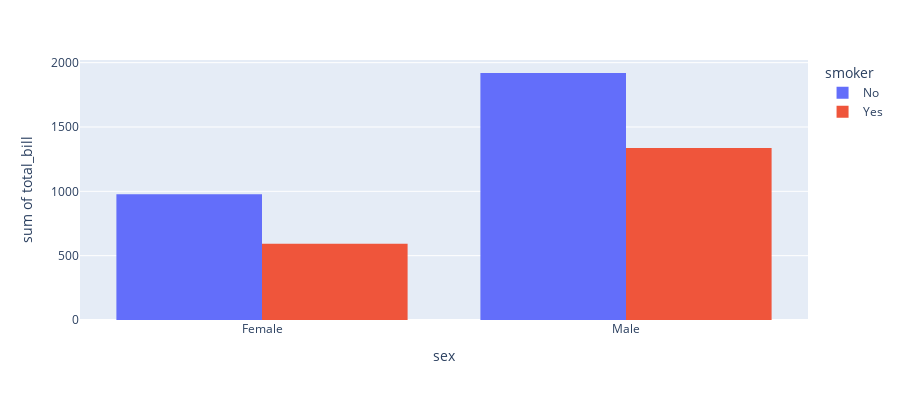

Here is the notebook cell this chart was saved with:
### Code cell
#Bar Graph 7
df = px.data.tips()
bar_graph7 = px.histogram(df, x="sex", y="total_bill",
             color='smoker', barmode='group',
             height=400)
bar_graph7.show()

### Figure 1 — Plotly figure (JSON) as saved in the notebook; plotly's stock layout.template omitted (floating-point values rounded to 4 significant figures; data arrays with more than 128 entries replaced by an {"elided": "..."} marker saying what was removed)
{"data": [{"alignmentgroup": "True", "bingroup": "x", "histfunc": "sum", "hovertemplate": "smoker=No<br>sex=%{x}<br>sum of total_bill=%{y}<extra></extra>", "legendgroup": "No", "marker": {"color": "#636efa", "pattern": {"shape": ""}}, "name": "No", "offsetgroup": "No", "orientation": "v", "showlegend": true, "type": "histogram", "x": {"elided": "151 str values"}, "xaxis": "x", "y": {"elided": "151 float values"}, "yaxis": "y"}, {"alignmentgroup": "True", "bingroup": "x", "histfunc": "sum", "hovertemplate": "smoker=Yes<br>sex=%{x}<br>sum of total_bill=%{y}<extra></extra>", "legendgroup": "Yes", "marker": {"color": "#EF553B", "pattern": {"shape": ""}}, "name": "Yes", "offsetgroup": "Yes", "orientation": "v", "showlegend": true, "type": "histogram", "x": ["Male", "Male", "Male", "Male", "Male", "Male", "Female", "Male", "Female", "Female", "Male", "Male", "Male", "Male", "Female", "Female", "Male", "Male", "Male", "Male", "Female", "Female", "Female", "Female", "Male", "Male", "Male", "Female", "Male", "Female", "Female", "Female", "Male", "Male", "Male", "Male", "Male", "Male", "Male", "Male", "Female", "Male", "Male", "Male", "Male", "Male", "Male", "Female", "Male", "Female", "Male", "Male", "Female", "Male", "Male", "Male", "Male", "Female", "Female", "Male", "Male", "Female", "Female", "Female", "Male", "Female", "Male", "Male", "Male", "Female", "Male", "Male", "Female", "Female", "Female", "Male", "Male", "Male", "Female", "Male", "Female", "Male", "Male", "Female", "Female", "Female", "Male", "Male", "Male", "Male", "Male", "Female", "Male"], "xaxis": "x", "y": [38.01, 11.24, 20.29, 13.81, 11.02, 18.29, 3.07, 15.01, 26.86, 25.28, 17.92, 19.44, 32.68, 28.97, 5.75, 16.32, 40.17, 27.28, 12.03, 21.01, 11.35, 15.38, 44.3, 22.42, 15.36, 20.49, 25.21, 14.31, 16, 17.51, 10.59, 10.63, 50.81, 15.81, 7.25, 31.85, 16.82, 32.9, 17.89, 14.48, 9.6, 34.63, 34.65, 23.33, 45.35, 23.17, 40.55, 20.9, 30.46, 18.15, 23.1, 15.69, 19.81, 28.44, 15.48, 16.58, 10.34, 43.11, 13, 13.51, 18.71, 12.74, 13, 16.4, 20.53, 16.47, 26.59, 38.73, 24.27, 12.76, 30.06, 25.89, 13.27, 28.17, 12.9, 28.15, 11.59, 7.74, 30.14, 12.16, 13.42, 8.58, 13.42, 16.27, 10.09, 22.12, 24.01, 15.69, 15.53, 12.6, 32.83, 27.18, 22.67], "yaxis": "y"}], "layout": {"barmode": "group", "height": 400, "legend": {"title": {"text": "smoker"}, "tracegroupgap": 0}, "margin": {"t": 60}, "xaxis": {"anchor": "y", "domain": [0, 1], "title": {"text": "sex"}}, "yaxis": {"anchor": "x", "domain": [0, 1], "title": {"text": "sum of total_bill"}}}}
